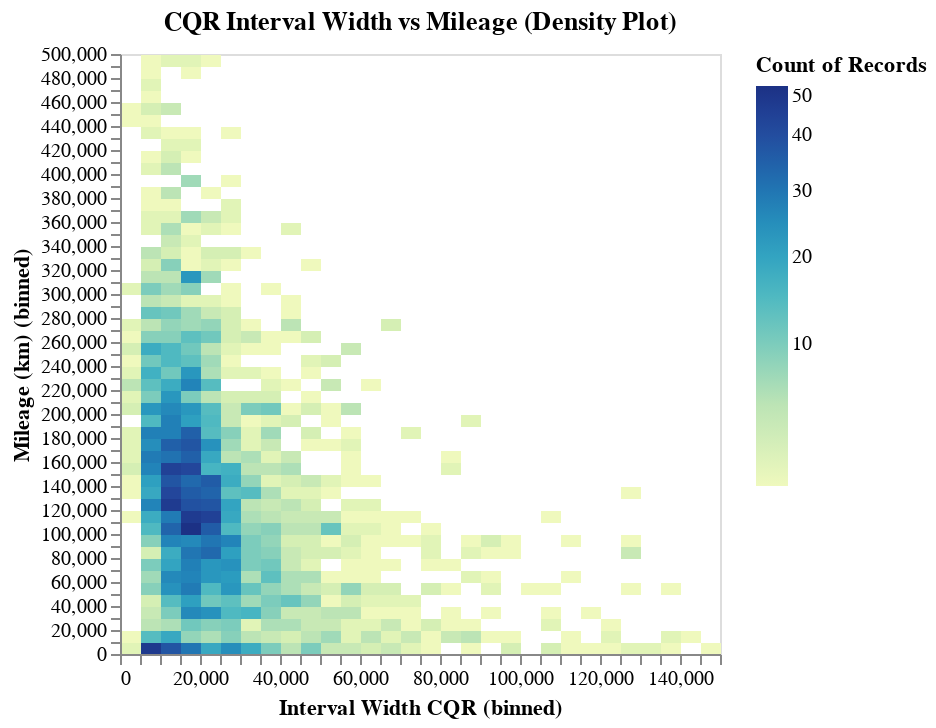

The notebook cell saved with this chart:
### Markdown cell above
### Largeurs d'intervalles moyenne vs kilométrage

### Code cell
import altair as alt

alt.data_transformers.enable("vegafusion")

_df_temp = df_test_CQR.filter(
    pl.col("Mileage (km)").is_between(0, 500_000)
    & pl.col("Interval Width CQR").is_between(0, 150_000)
)

alt.Chart(_df_temp).mark_rect().encode(
    alt.X("Interval Width CQR:Q").bin(maxbins=50),
    alt.Y("Mileage (km):Q").bin(maxbins=50),
    alt.Color("count()").scale(type="sqrt"),
).properties(title="CQR Interval Width vs Mileage (Density Plot)")

### Figure 1 — Vega specification as saved in the notebook (floating-point values rounded to 4 significant figures; data arrays with more than 128 entries replaced by an {"elided": "..."} marker saying what was removed)
{"$schema": "https://vega.github.io/schema/vega/v6.json", "data": [{"name": "source_0", "values": {"elided": "461 records"}}], "signals": [{"name": "bin_maxbins_50_Interval_Width_CQR_bins", "value": {"fields": ["Interval Width CQR"], "fname": "bin_Interval Width CQR", "start": 0.0, "step": 5000.0, "stop": 150000.0}}, {"name": "bin_maxbins_50_Mileage__km__bins", "value": {"fields": ["Mileage (km)"], "fname": "bin_Mileage (km)", "start": 0.0, "step": 10000.0, "stop": 500000.0}}], "marks": [{"type": "rect", "name": "marks", "from": {"data": "source_0"}, "encode": {"update": {"fill": {"field": "__count", "scale": "color"}, "x": {"field": "bin_maxbins_50_Interval Width CQR_end", "scale": "x", "offset": {"signal": "0.5 + (abs(scale(\"x\", datum[\"bin_maxbins_50_Interval Width CQR_end\"]) - scale(\"x\", datum[\"bin_maxbins_50_Interval Width CQR\"])) < 0.25 ? 0.5 * (0.25 - (abs(scale(\"x\", datum[\"bin_maxbins_50_Interval Width CQR_end\"]) - scale(\"x\", datum[\"bin_maxbins_50_Interval Width CQR\"])))) : 0)"}}, "y2": {"field": "bin_maxbins_50_Mileage (km)", "scale": "y", "offset": {"signal": "0.5 + (abs(scale(\"y\", datum[\"bin_maxbins_50_Mileage (km)_end\"]) - scale(\"y\", datum[\"bin_maxbins_50_Mileage (km)\"])) < 0.25 ? 0.5 * (0.25 - (abs(scale(\"y\", datum[\"bin_maxbins_50_Mileage (km)_end\"]) - scale(\"y\", datum[\"bin_maxbins_50_Mileage (km)\"])))) : 0)"}}, "y": {"field": "bin_maxbins_50_Mileage (km)_end", "scale": "y", "offset": {"signal": "0.5 + (abs(scale(\"y\", datum[\"bin_maxbins_50_Mileage (km)_end\"]) - scale(\"y\", datum[\"bin_maxbins_50_Mileage (km)\"])) < 0.25 ? -0.5 * (0.25 - (abs(scale(\"y\", datum[\"bin_maxbins_50_Mileage (km)_end\"]) - scale(\"y\", datum[\"bin_maxbins_50_Mileage (km)\"])))) : 0)"}}, "x2": {"field": "bin_maxbins_50_Interval Width CQR", "scale": "x", "offset": {"signal": "0.5 + (abs(scale(\"x\", datum[\"bin_maxbins_50_Interval Width CQR_end\"]) - scale(\"x\", datum[\"bin_maxbins_50_Interval Width CQR\"])) < 0.25 ? -0.5 * (0.25 - (abs(scale(\"x\", datum[\"bin_maxbins_50_Interval Width CQR_end\"]) - scale(\"x\", datum[\"bin_maxbins_50_Interval Width CQR\"])))) : 0)"}}}}, "style": ["rect"]}], "scales": [{"name": "x", "type": "linear", "domain": {"signal": "[bin_maxbins_50_Interval_Width_CQR_bins.start, bin_maxbins_50_Interval_Width_CQR_bins.stop]"}, "range": [0, {"signal": "width"}], "bins": {"signal": "bin_maxbins_50_Interval_Width_CQR_bins"}, "zero": false}, {"name": "y", "type": "linear", "domain": {"signal": "[bin_maxbins_50_Mileage__km__bins.start, bin_maxbins_50_Mileage__km__bins.stop]"}, "range": [{"signal": "height"}, 0], "bins": {"signal": "bin_maxbins_50_Mileage__km__bins"}, "zero": false}, {"name": "color", "type": "sqrt", "domain": {"data": "source_0", "field": "__count"}, "range": "heatmap", "zero": false, "interpolate": "hcl"}], "axes": [{"scale": "x", "orient": "bottom", "labelOverlap": true, "labelFlush": true, "grid": false, "zindex": 1, "title": "Interval Width CQR (binned)", "tickCount": {"signal": "ceil(width/10)"}}, {"scale": "y", "tickCount": {"signal": "ceil(height/10)"}, "orient": "left", "title": "Mileage (km) (binned)", "zindex": 1, "labelOverlap": true, "grid": false}], "title": {"text": "CQR Interval Width vs Mileage (Density Plot)", "frame": "group"}, "background": "white", "width": 300, "style": "cell", "height": 300, "legends": [{"fill": "color", "gradientLength": {"signal": "clamp(height, 64, 200)"}, "title": "Count of Records"}], "padding": 5}
